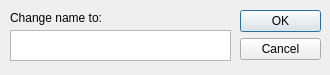
<?xml version="1.0" encoding="UTF-8"?>
<ui version="4.0">
 <class>Name_Editor</class>
 <widget class="QDialog" name="Name_Editor">
  <property name="geometry">
   <rect>
    <x>0</x>
    <y>0</y>
    <width>330</width>
    <height>75</height>
   </rect>
  </property>
  <property name="windowTitle">
   <string>Dialog</string>
  </property>
  <widget class="QDialogButtonBox" name="buttonBox">
   <property name="geometry">
    <rect>
     <x>240</x>
     <y>10</y>
     <width>81</width>
     <height>241</height>
    </rect>
   </property>
   <property name="orientation">
    <enum>Qt::Vertical</enum>
   </property>
   <property name="standardButtons">
    <set>QDialogButtonBox::Cancel|QDialogButtonBox::Ok</set>
   </property>
  </widget>
  <widget class="QTextEdit" name="textEdit">
   <property name="geometry">
    <rect>
     <x>10</x>
     <y>30</y>
     <width>221</width>
     <height>31</height>
    </rect>
   </property>
  </widget>
  <widget class="QLabel" name="label">
   <property name="geometry">
    <rect>
     <x>10</x>
     <y>10</y>
     <width>101</width>
     <height>16</height>
    </rect>
   </property>
   <property name="text">
    <string>Change name to:</string>
   </property>
  </widget>
 </widget>
 <resources/>
 <connections>
  <connection>
   <sender>buttonBox</sender>
   <signal>accepted()</signal>
   <receiver>Name_Editor</receiver>
   <slot>accept()</slot>
   <hints>
    <hint type="sourcelabel">
     <x>248</x>
     <y>254</y>
    </hint>
    <hint type="destinationlabel">
     <x>157</x>
     <y>274</y>
    </hint>
   </hints>
  </connection>
  <connection>
   <sender>buttonBox</sender>
   <signal>rejected()</signal>
   <receiver>Name_Editor</receiver>
   <slot>reject()</slot>
   <hints>
    <hint type="sourcelabel">
     <x>316</x>
     <y>260</y>
    </hint>
    <hint type="destinationlabel">
     <x>286</x>
     <y>274</y>
    </hint>
   </hints>
  </connection>
 </connections>
</ui>
